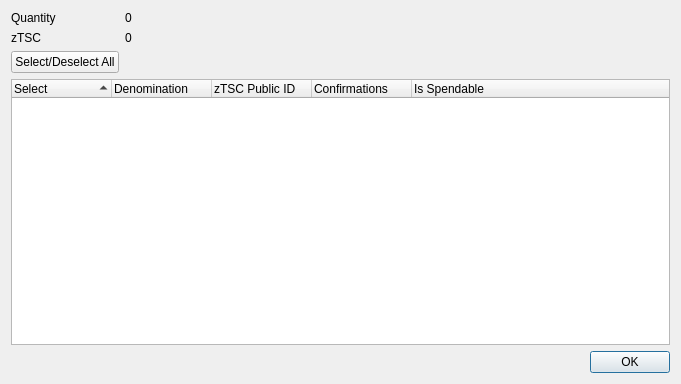
<?xml version="1.0" encoding="UTF-8"?>
<ui version="4.0">
 <class>ZTSCControlDialog</class>
 <widget class="QDialog" name="ZTSCControlDialog">
  <property name="geometry">
   <rect>
    <x>0</x>
    <y>0</y>
    <width>681</width>
    <height>384</height>
   </rect>
  </property>
  <property name="minimumSize">
   <size>
    <width>681</width>
    <height>384</height>
   </size>
  </property>
  <property name="windowTitle">
   <string>Select zTSC to Spend</string>
  </property>
  <layout class="QGridLayout" name="gridLayout">
   <item row="0" column="0">
    <layout class="QFormLayout" name="formLayout">
     <property name="sizeConstraint">
      <enum>QLayout::SetDefaultConstraint</enum>
     </property>
     <item row="0" column="0">
      <widget class="QLabel" name="labelQuantity">
       <property name="text">
        <string>Quantity</string>
       </property>
      </widget>
     </item>
     <item row="0" column="1">
      <widget class="QLabel" name="labelQuantity_int">
       <property name="text">
        <string>0</string>
       </property>
      </widget>
     </item>
     <item row="1" column="0">
      <widget class="QLabel" name="labelZTSC">
       <property name="text">
        <string>zTSC</string>
       </property>
      </widget>
     </item>
     <item row="1" column="1">
      <widget class="QLabel" name="labelZTSC_int">
       <property name="text">
        <string>0</string>
       </property>
      </widget>
     </item>
     <item row="2" column="0">
      <widget class="QPushButton" name="pushButtonAll">
       <property name="text">
        <string>Select/Deselect All</string>
       </property>
      </widget>
     </item>
    </layout>
   </item>
   <item row="1" column="0">
    <layout class="QVBoxLayout" name="verticalLayout">
     <item>
      <widget class="QTreeWidget" name="treeWidget">
       <property name="minimumSize">
        <size>
         <width>0</width>
         <height>250</height>
        </size>
       </property>
       <property name="alternatingRowColors">
        <bool>true</bool>
       </property>
       <property name="sortingEnabled">
        <bool>true</bool>
       </property>
       <property name="columnCount">
        <number>5</number>
       </property>
       <attribute name="headerDefaultSectionSize">
        <number>100</number>
       </attribute>
       <column>
        <property name="text">
         <string notr="true">Select</string>
        </property>
       </column>
       <column>
        <property name="text">
         <string notr="true">Denomination</string>
        </property>
       </column>
       <column>
        <property name="text">
         <string notr="true">zTSC Public ID</string>
        </property>
       </column>
       <column>
        <property name="text">
         <string notr="true">Confirmations</string>
        </property>
       </column>
       <column>
        <property name="text">
         <string>Is Spendable</string>
        </property>
       </column>
      </widget>
     </item>
     <item>
      <widget class="QDialogButtonBox" name="buttonBox">
       <property name="orientation">
        <enum>Qt::Horizontal</enum>
       </property>
       <property name="standardButtons">
        <set>QDialogButtonBox::Ok</set>
       </property>
      </widget>
     </item>
    </layout>
   </item>
  </layout>
 </widget>
 <resources/>
 <connections>
  <connection>
   <sender>buttonBox</sender>
   <signal>accepted()</signal>
   <receiver>ZTSCControlDialog</receiver>
   <slot>accept()</slot>
   <hints>
    <hint type="sourcelabel">
     <x>248</x>
     <y>254</y>
    </hint>
    <hint type="destinationlabel">
     <x>157</x>
     <y>274</y>
    </hint>
   </hints>
  </connection>
  <connection>
   <sender>buttonBox</sender>
   <signal>rejected()</signal>
   <receiver>ZTSCControlDialog</receiver>
   <slot>reject()</slot>
   <hints>
    <hint type="sourcelabel">
     <x>316</x>
     <y>260</y>
    </hint>
    <hint type="destinationlabel">
     <x>286</x>
     <y>274</y>
    </hint>
   </hints>
  </connection>
 </connections>
</ui>
